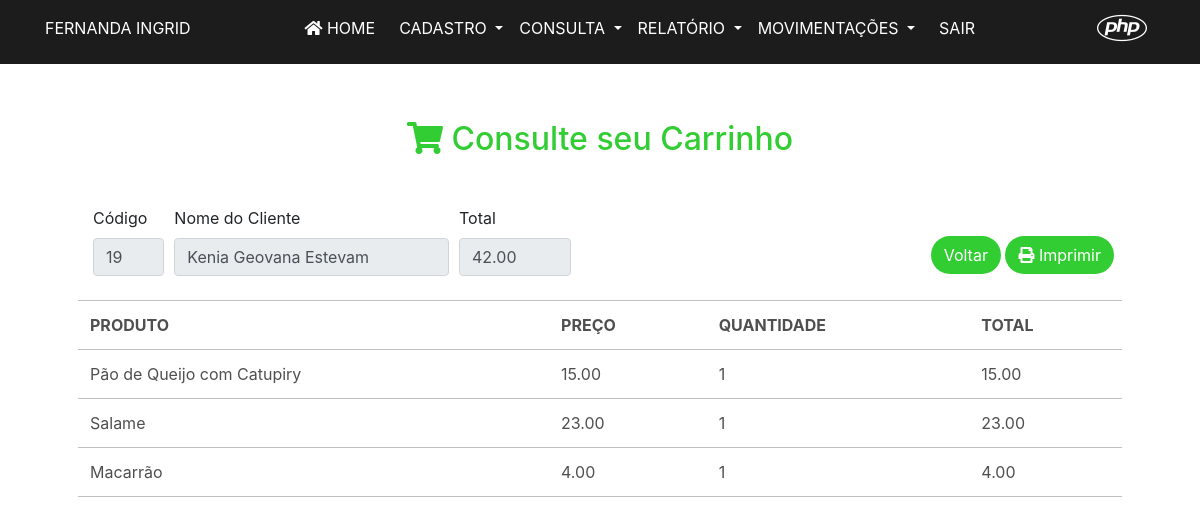
Page /consulta_venda_prod.php?id_venda=52 (signed in) on the committed database.
### tables this page shows
CREATE TABLE `vendas` (
  `id` int(11) NOT NULL,
  `id_cliente` int(11) NOT NULL,
  `data` timestamp NOT NULL DEFAULT current_timestamp() ON UPDATE current_timestamp(),
  `obs` varchar(100) NOT NULL
);

CREATE TABLE `cliente` (
  `id` int(11) NOT NULL,
  `nome` varchar(50) NOT NULL,
  `data_nascimento` datetime NOT NULL,
  `sexo` varchar(30) NOT NULL,
  `estado_civil` varchar(30) NOT NULL,
  `profissao` varchar(50) NOT NULL,
  `telefone` varchar(20) NOT NULL,
  `email` varchar(100) NOT NULL,
  `cpf` varchar(14) NOT NULL,
  `rg` varchar(12) NOT NULL,
  `rua` varchar(100) NOT NULL,
  `numero` varchar(10) NOT NULL,
  `bairro` varchar(50) NOT NULL,
  `uf` varchar(2) NOT NULL,
  `cep` varchar(50) NOT NULL,
  `complemento` varchar(100) NOT NULL,
  `data_cadastro` timestamp NOT NULL DEFAULT current_timestamp() ON UPDATE current_timestamp(),
  `obs` varchar(200) NOT NULL
);

CREATE TABLE `itens_venda` (
  `id` int(11) NOT NULL,
  `id_venda` int(11) NOT NULL,
  `id_produto` int(11) NOT NULL,
  `qnt` int(11) NOT NULL,
  `preco` decimal(6,2) NOT NULL
);

CREATE TABLE `produto` (
  `id` int(11) NOT NULL,
  `descricao_produto` varchar(50) NOT NULL,
  `marca` varchar(50) NOT NULL,
  `quantidade` varchar(20) NOT NULL,
  `valor` varchar(50) NOT NULL,
  `lote` varchar(10) NOT NULL,
  `data_validade` datetime NOT NULL,
  `codigo_barras` varchar(50) NOT NULL,
  `fornecedor` varchar(50) NOT NULL,
  `imagem` varchar(40) NOT NULL
);

### consulta_venda_prod.php (the view, shortened to what this page needs)
<?php
include("conexao.php");
$id_venda = $_GET['id_venda'];
$consulta = " SELECT produto.descricao_produto, itens_venda.qnt, itens_venda.preco FROM itens_venda, produto where itens_venda.id_venda = $id_venda and produto.id = itens_venda.id_produto";
$con = @mysqli_query($conexao, $consulta) or die($mysqli->error);
$preco = "SELECT sum(preco * qnt) as total FROM itens_venda where id_venda = $id_venda";
$con_preco = @mysqli_query($conexao, $preco) or die($mysqli->error);
$total = mysqli_fetch_array($con_preco);
$select_venda = "select vendas.id_cliente, cliente.nome from vendas, cliente where vendas.id =$id_venda and vendas.id_cliente=cliente.id";
$cliente = @mysqli_query($conexao, $select_venda) or die($mysqli->error);
$dado_cli = mysqli_fetch_array($cliente);
?>
<!DOCTYPE html>
<html lang="br">
<html>
<head>
    <link rel="stylesheet" href="https://stackpath.bootstrapcdn.com/bootstrap/4.1.3/css/bootstrap.min.css">
    <link rel="stylesheet" href="https://cdnjs.cloudflare.com/ajax/libs/font-awesome/5.11.2/css/all.css">
</head>
<body>
    <?php include("header.php") ?>
    <div class="container-fluid">
        <div class="row m-5">
            <div class="col-md-12 mt-4">
                <div class=" text-center mt-5 mb-2 mr-2">
                    <h2 class="ml-2" style="color: #32CD32;"> <i class="fas fa-shopping-cart"></i> Consulte seu Carrinho </h2>
                </div>
                <div class="d-flex justify-content-between mt-5 mb-2 mr-2">
                    <div class="form-row col-md-6">
                        <div class="form-group col-md-2">
                            <label for="exampleInputCodigo">Código</label>
                            <input type="text" class="form-control" name="txtcodigo" value='<?php echo $dado_cli['id_cliente']; ?>' readonly>
                        </div>
                        <div class="form-group col-md-7">
                            <label for="exampleInputNome">Nome do Cliente</label>
                            <input type="text" class="form-control" name="txtdesc" value='<?php echo $dado_cli['nome']; ?>' readonly>
                        </div>
                        <div class="form-group col-md-3">
                            <label for="exampleInputTotal">Total</label>
                            <input type="number" class="form-control" name="txttotal" value='<?php echo number_format($total['total'], 2); ?>' readonly>
                        </div>
                    </div>
                    <div style="margin-top: 30px;">
                        <a href="venda_prod.php" class="btn " role="button" style="background-color :#32CD32; color:white; border-radius: 30px;"> Voltar </a>
                        <a target="_blank"href="relatorio_venda.php?id_venda=<?php echo $id_venda; ?>" class="btn " role="button" style="background-color :#32CD32; color:white; border-radius: 30px;">
                        <i class="fas fa-print"></i> Imprimir </a>
                    </div>
                </div>
                <table class="table table-borderless table-responsive-md table-hover">
                    <thead>
                        <tr style="border-top: 1px solid #C0C0C0; border-bottom: 1px solid #C0C0C0; color: #4F4F4F">
                            <th>PRODUTO</th>
                            <th>PREÇO</th>
                            <th>QUANTIDADE</th>
                            <th>TOTAL</th>
                        </tr>
                    </thead>
                    <?php while ($dados = $con->fetch_array()) { ?>
                        <tbody>
                            <tr style="border-top: 1px solid #C0C0C0; border-bottom: 1px solid #C0C0C0; color: #4F4F4F">
                                <td><?php echo $dados['descricao_produto']; ?></td>
                                <td><?php echo $dados['preco']; ?></td>
                                <td><?php echo $dados['qnt']; ?></td>
                                <td><?php echo number_format($dados['preco'] * $dados['qnt'], 2); ?></td>
                            </tr>
                        </tbody>
                    <?php } ?>
                </table>
            </div>
        </div>
    </div>
</body>
</html>

### rows in the picture
vendas: txtcodigo "19", txtdesc "Kenia Geovana Estevam"
itens_venda: id_produto.descricao_produto "Pão de Queijo com Catupiry", preco "15.00", qnt "1", $dados['preco']*$dados['qnt'] "15.00"
itens_venda: id_produto.descricao_produto "Salame", preco "23.00", qnt "1", $dados['preco']*$dados['qnt'] "23.00"
itens_venda: id_produto.descricao_produto "Macarrão", preco "4.00", qnt "1", $dados['preco']*$dados['qnt'] "4.00"
